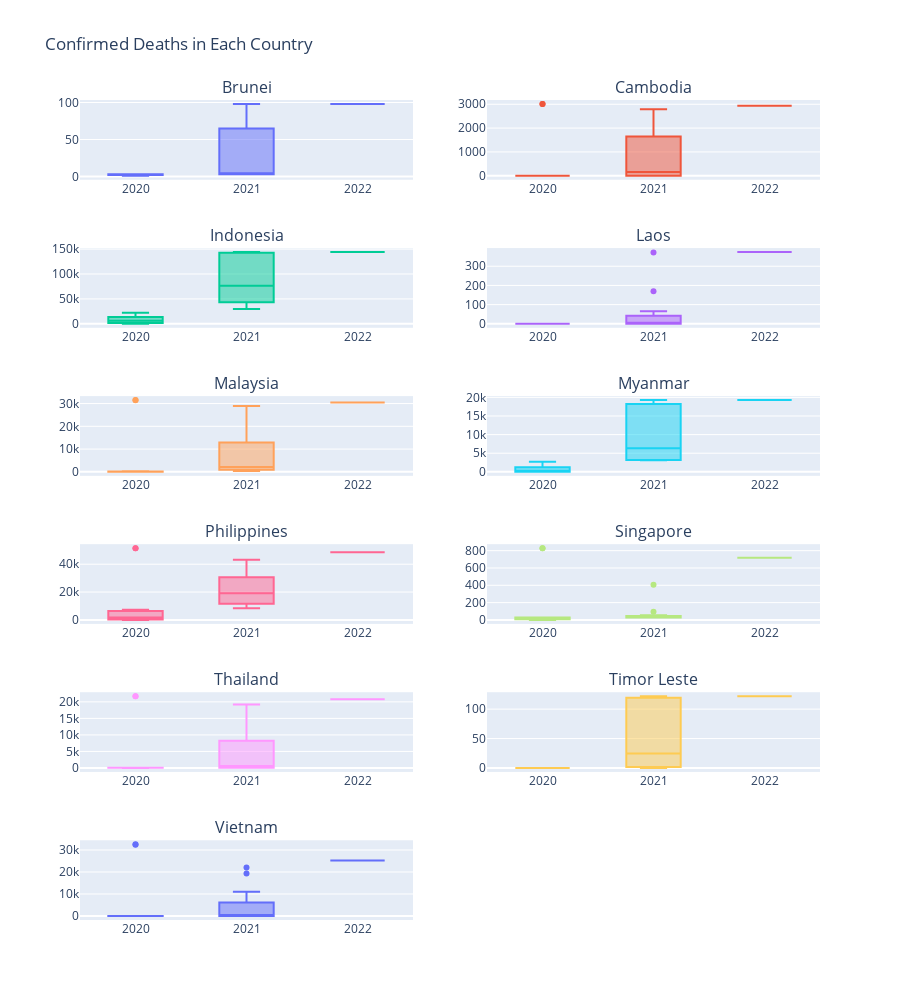

Write notebook code for a chart like this one.
### Code cell
temp = df_covid_monthly.copy()
temp.set_index('Date', inplace=True)

countries = temp['Country name'].unique()

ncols = 2
nrows = math.ceil(len(countries)/ncols)

fig = make_subplots(rows=nrows, cols = ncols, shared_xaxes= False, subplot_titles=countries)

for ind, country in enumerate(countries):
    row = int((ind/ncols)+1)
    col = int((ind%ncols)+1)
    fig.add_trace(go.Box(x=temp.index.year, y=temp[temp['Country name']==country]['Total deaths']), row = row, col = col)
    
fig.update_layout(height=1000, title_text = 'Confirmed Deaths in Each Country')
fig.update_layout(showlegend = False)
fig.show()

### Figure 1 — Plotly figure (JSON) as saved in the notebook; plotly's stock layout.template omitted (floating-point values rounded to 4 significant figures; data arrays with more than 128 entries replaced by an {"elided": "..."} marker saying what was removed)
{"data": [{"type": "box", "x": {"elided": "265 int values"}, "xaxis": "x", "y": [1, 1, 2, 3, 3, 3, 3, 3, 3, 3, 3, 3, 3, 3, 3, 3, 3, 9, 42, 88, 97, 98, 98], "yaxis": "y"}, {"type": "box", "x": {"elided": "265 int values"}, "xaxis": "x2", "y": [0, 0, 0, 0, 0, 0, 0, 0, 0, 0, 0, 0, 0, 0, 11, 93, 214, 602, 1397, 1903, 2319, 2788, 2940, 3012, 3012], "yaxis": "y2"}, {"type": "box", "x": {"elided": "265 int values"}, "xaxis": "x3", "y": [136, 792, 1613, 2876, 5131, 7417, 10740, 13869, 16945, 22138, 29998, 36166, 40858, 45521, 50578, 58491, 94119, 133023, 141939, 143405, 143830, 144094, 144096], "yaxis": "y3"}, {"type": "box", "x": {"elided": "265 int values"}, "xaxis": "x4", "y": [0, 0, 0, 0, 0, 0, 0, 0, 0, 0, 0, 0, 0, 0, 3, 3, 7, 14, 18, 65, 170, 372, 374], "yaxis": "y4"}, {"type": "box", "x": {"elided": "265 int values"}, "xaxis": "x5", "y": [0, 0, 48, 103, 115, 121, 125, 127, 136, 263, 360, 471, 760, 1135, 1272, 1506, 2796, 5170, 9024, 16664, 26335, 28912, 30425, 31487, 31513], "yaxis": "y5"}, {"type": "box", "x": {"elided": "265 int values"}, "xaxis": "x6", "y": [1, 6, 6, 6, 6, 6, 310, 1237, 1941, 2682, 3131, 3199, 3206, 3209, 3217, 3334, 9334, 15389, 17735, 18697, 19104, 19268, 19272], "yaxis": "y6"}, {"type": "box", "x": {"elided": "265 int values"}, "xaxis": "x7", "y": [0, 1, 88, 568, 957, 1266, 2023, 3558, 5504, 7221, 8392, 9244, 10749, 12318, 13297, 17234, 20966, 24662, 27889, 33448, 38294, 43172, 48545, 51504, 51545], "yaxis": "y7"}, {"type": "box", "x": {"elided": "265 int values"}, "xaxis": "x8", "y": [0, 0, 3, 15, 23, 26, 27, 27, 27, 28, 29, 29, 29, 29, 30, 30, 33, 36, 37, 55, 95, 407, 718, 828, 829], "yaxis": "y8"}, {"type": "box", "x": {"elided": "265 int values"}, "xaxis": "x9", "y": [0, 0, 10, 54, 57, 58, 58, 58, 59, 59, 60, 63, 77, 83, 94, 203, 1031, 2023, 4857, 11589, 16727, 19205, 20771, 21698, 21708], "yaxis": "y9"}, {"type": "box", "x": {"elided": "265 int values"}, "xaxis": "x10", "y": [0, 0, 0, 0, 0, 0, 0, 0, 0, 0, 0, 0, 0, 3, 16, 23, 26, 67, 117, 122, 122, 122, 122], "yaxis": "y10"}, {"type": "box", "x": {"elided": "265 int values"}, "xaxis": "x11", "y": [0, 0, 0, 0, 0, 0, 3, 34, 35, 35, 35, 35, 35, 35, 35, 35, 47, 81, 1306, 11064, 19301, 22083, 25252, 32394, 32610], "yaxis": "y11"}], "layout": {"annotations": [{"font": {"size": 16}, "showarrow": false, "text": "Brunei", "x": 0.225, "xanchor": "center", "xref": "paper", "y": 1.0, "yanchor": "bottom", "yref": "paper"}, {"font": {"size": 16}, "showarrow": false, "text": "Cambodia", "x": 0.775, "xanchor": "center", "xref": "paper", "y": 1.0, "yanchor": "bottom", "yref": "paper"}, {"font": {"size": 16}, "showarrow": false, "text": "Indonesia", "x": 0.225, "xanchor": "center", "xref": "paper", "y": 0.8194, "yanchor": "bottom", "yref": "paper"}, {"font": {"size": 16}, "showarrow": false, "text": "Laos", "x": 0.775, "xanchor": "center", "xref": "paper", "y": 0.8194, "yanchor": "bottom", "yref": "paper"}, {"font": {"size": 16}, "showarrow": false, "text": "Malaysia", "x": 0.225, "xanchor": "center", "xref": "paper", "y": 0.6389, "yanchor": "bottom", "yref": "paper"}, {"font": {"size": 16}, "showarrow": false, "text": "Myanmar", "x": 0.775, "xanchor": "center", "xref": "paper", "y": 0.6389, "yanchor": "bottom", "yref": "paper"}, {"font": {"size": 16}, "showarrow": false, "text": "Philippines", "x": 0.225, "xanchor": "center", "xref": "paper", "y": 0.4583, "yanchor": "bottom", "yref": "paper"}, {"font": {"size": 16}, "showarrow": false, "text": "Singapore", "x": 0.775, "xanchor": "center", "xref": "paper", "y": 0.4583, "yanchor": "bottom", "yref": "paper"}, {"font": {"size": 16}, "showarrow": false, "text": "Thailand", "x": 0.225, "xanchor": "center", "xref": "paper", "y": 0.2778, "yanchor": "bottom", "yref": "paper"}, {"font": {"size": 16}, "showarrow": false, "text": "Timor Leste", "x": 0.775, "xanchor": "center", "xref": "paper", "y": 0.2778, "yanchor": "bottom", "yref": "paper"}, {"font": {"size": 16}, "showarrow": false, "text": "Vietnam", "x": 0.225, "xanchor": "center", "xref": "paper", "y": 0.09722, "yanchor": "bottom", "yref": "paper"}], "height": 1000, "showlegend": false, "title": {"text": "Confirmed Deaths in Each Country"}, "xaxis": {"anchor": "y", "domain": [0, 0.45]}, "xaxis10": {"anchor": "y10", "domain": [0.55, 1]}, "xaxis11": {"anchor": "y11", "domain": [0, 0.45]}, "xaxis12": {"anchor": "y12", "domain": [0.55, 1]}, "xaxis2": {"anchor": "y2", "domain": [0.55, 1]}, "xaxis3": {"anchor": "y3", "domain": [0, 0.45]}, "xaxis4": {"anchor": "y4", "domain": [0.55, 1]}, "xaxis5": {"anchor": "y5", "domain": [0, 0.45]}, "xaxis6": {"anchor": "y6", "domain": [0.55, 1]}, "xaxis7": {"anchor": "y7", "domain": [0, 0.45]}, "xaxis8": {"anchor": "y8", "domain": [0.55, 1]}, "xaxis9": {"anchor": "y9", "domain": [0, 0.45]}, "yaxis": {"anchor": "x", "domain": [0.9028, 1.0]}, "yaxis10": {"anchor": "x10", "domain": [0.1806, 0.2778]}, "yaxis11": {"anchor": "x11", "domain": [0, 0.09722]}, "yaxis12": {"anchor": "x12", "domain": [0, 0.09722]}, "yaxis2": {"anchor": "x2", "domain": [0.9028, 1.0]}, "yaxis3": {"anchor": "x3", "domain": [0.7222, 0.8194]}, "yaxis4": {"anchor": "x4", "domain": [0.7222, 0.8194]}, "yaxis5": {"anchor": "x5", "domain": [0.5417, 0.6389]}, "yaxis6": {"anchor": "x6", "domain": [0.5417, 0.6389]}, "yaxis7": {"anchor": "x7", "domain": [0.3611, 0.4583]}, "yaxis8": {"anchor": "x8", "domain": [0.3611, 0.4583]}, "yaxis9": {"anchor": "x9", "domain": [0.1806, 0.2778]}}}
